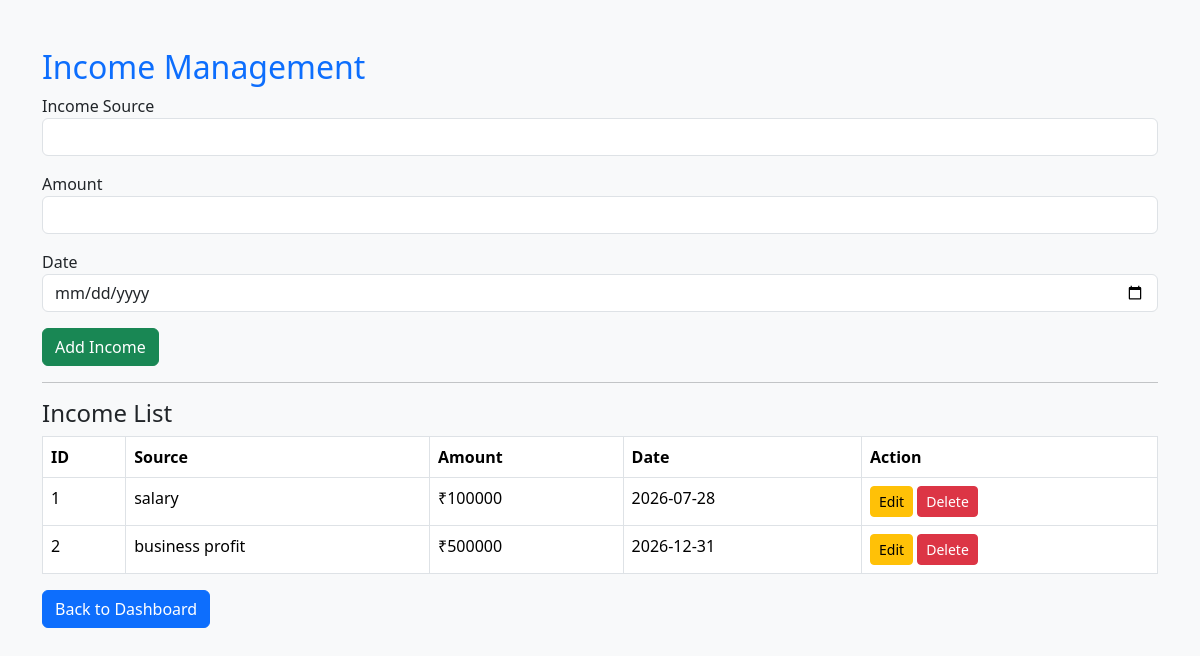
Page /income on the committed database.
### app.py (models this page shows)
class Income(db.Model):
    id = db.Column(db.Integer, primary_key=True)
    source = db.Column(db.String(100))
    amount = db.Column(db.Integer)
    date = db.Column(db.String(20))

### app.py (the view, shortened to what this page needs)
@app.route('/income', methods=['GET', 'POST'])
def income():
    incomes = Income.query.all()
    return render_template(
        'income.html',
        incomes=incomes
    )

### templates/income.html (shortened to what this page needs)
<!DOCTYPE html>
<html>
<head>
<link href="https://cdn.jsdelivr.net/npm/bootstrap@5.3.2/dist/css/bootstrap.min.css" rel="stylesheet">
</head>
<body class="bg-light">
<div class="container mt-5">
<h2 class="text-primary">
Income Management
</h2>
<form method="POST">
<div class="mb-3">
<label>Income Source</label>
<input
type="text"
name="source"
class="form-control"
required>
</div>
<div class="mb-3">
<label>Amount</label>
<input
type="number"
name="amount"
class="form-control"
required>
</div>
<div class="mb-3">
<label>Date</label>
<input
type="date"
name="date"
class="form-control"
required>
</div>
<button class="btn btn-success">
Add Income
</button>
</form>
<hr>
<h4>Income List</h4>
<table class="table table-bordered">
<tr>
<th>ID</th>
<th>Source</th>
<th>Amount</th>
<th>Date</th>
<th>Action</th>
</tr>
{% for income in incomes %}
<tr>
    <td>{{ income.id }}</td>
    <td>{{ income.source }}</td>
    <td>₹{{ income.amount }}</td>
    <td>{{ income.date }}</td>
    <td>
    <a href="/edit_income/{{ income.id }}" class="btn btn-warning btn-sm">Edit</a>
    <a href="/delete_income/{{ income.id }}" class="btn btn-danger btn-sm">Delete</a>
    </td>
</tr>
{% endfor %}
</table>
<a href="/dashboard" class="btn btn-primary">
Back to Dashboard
</a>
</div>
</body>
</html>

### rows in the picture
Income: id "1", source "salary", amount "100000", date "2026-07-28"
Income: id "2", source "business profit", amount "500000", date "2026-12-31"
